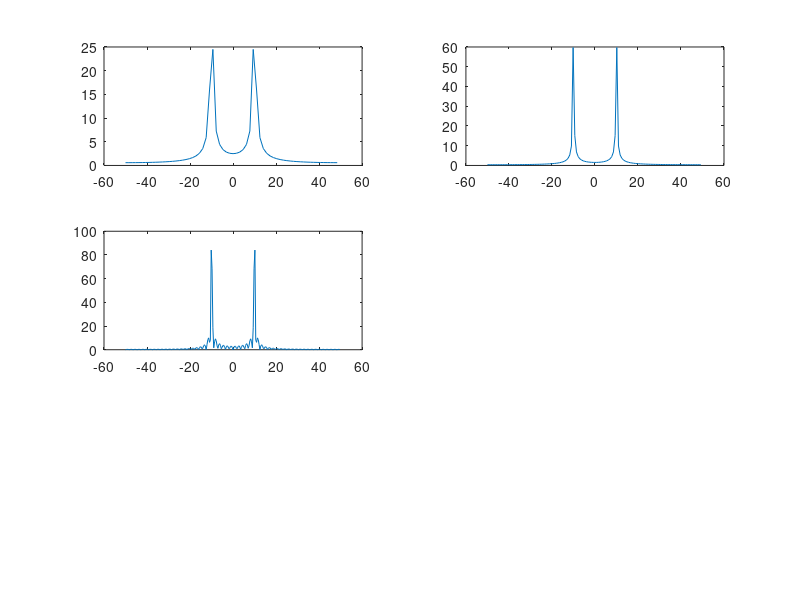

MATLAB code for this plot:
fs=100;                         %sampling frequency [Hz]
frequency=10;                   %frequency of sine wave [Hz]
time=2;                         %how many seconds to consider
x=0:1/fs:time-1/fs;             %points in x axis
y=sin(2*pi*x*frequency);        %your signal
subPlotIndex = 1;

for N=[64, 128,256]                  %iterates through vals of N
    F=fftshift(abs(fft(y,N)));
    newX = -fs/2:fs/N:fs/2-fs/N;
                                
    subplot (3 ,2 ,subPlotIndex);        %plots Fourier wave vs Square sin
    plot(newX, F);
    hold on;
    subPlotIndex = subPlotIndex +1;      %increases subplot index
end;